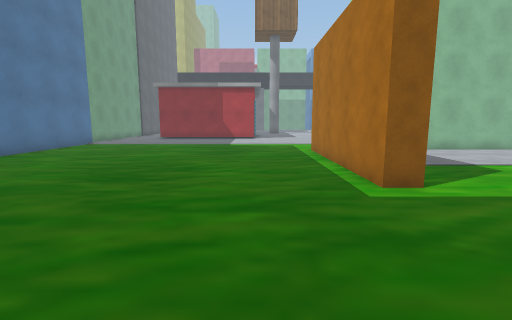
[1] (above)

24 first-person views from a walk through a Unity game level. The camera is 1.4 m above the floor, tilts 8° down and sees 85° across. Doors are open. The floor is counted in squares, 1 m on a side. Each view is taken from the middle of a square. On the plan, view 1 faces up. The plan holds only what a view shows up to about 14 squares ahead; the rest is blank. The place goes on beyond the plan. The player character is not drawn. Some surface patterns are stand-ins.

[2]
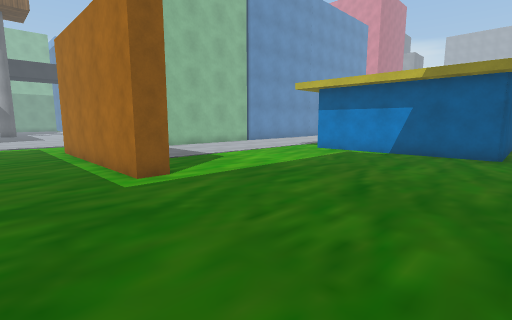

[3]
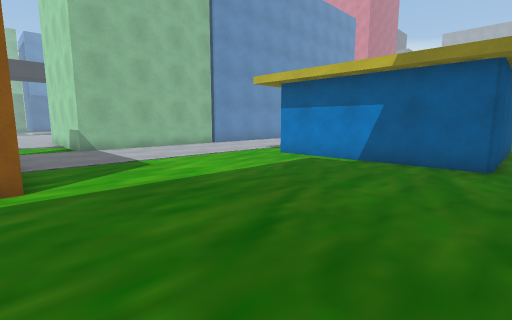

[4]
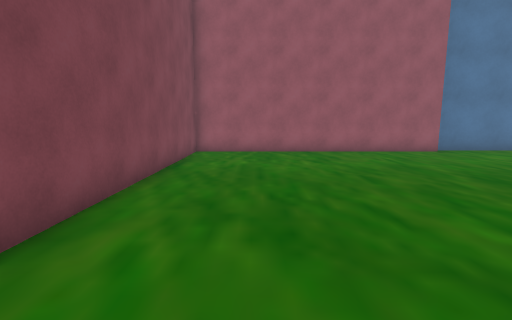

[5]
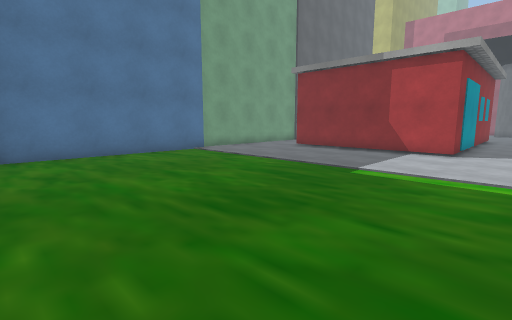

[6]
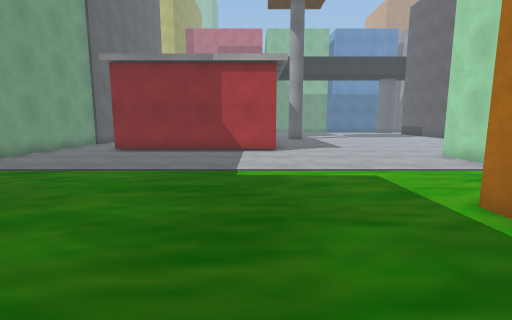

[7]
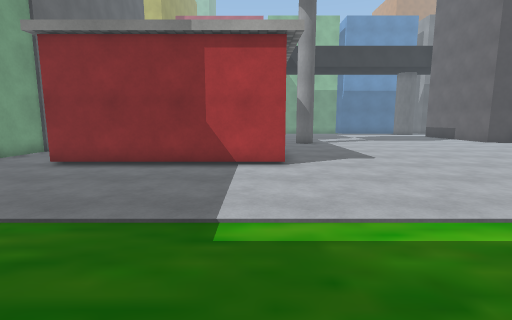

[8]
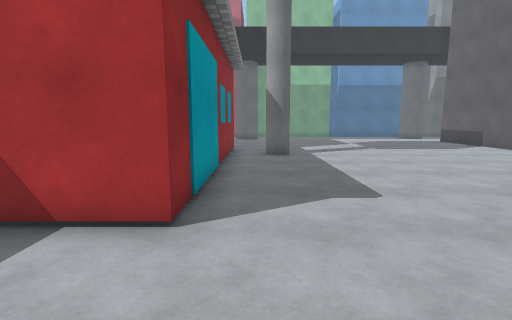

[9]
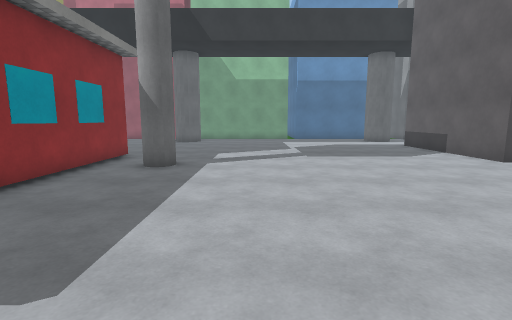

[10]
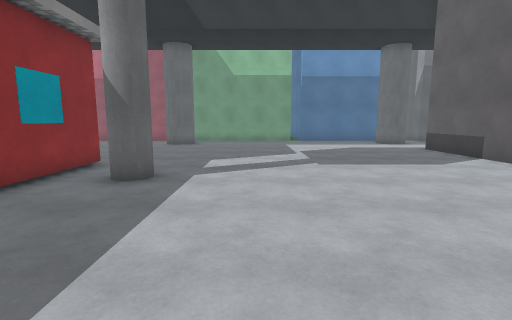

[11]
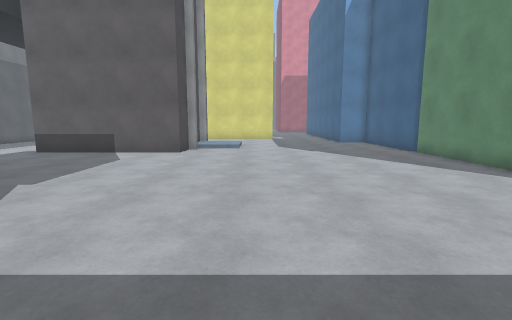

[12]
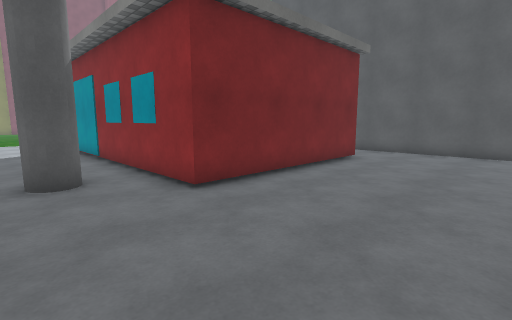

[13]
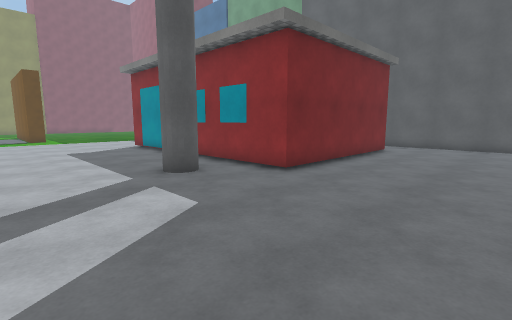

[14]
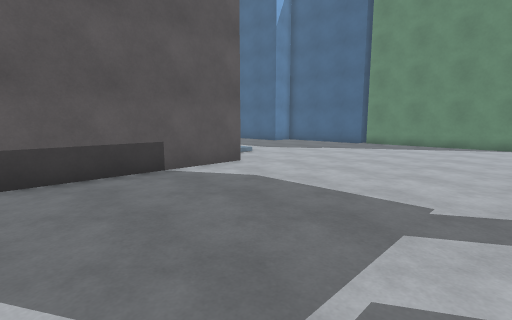

[15]
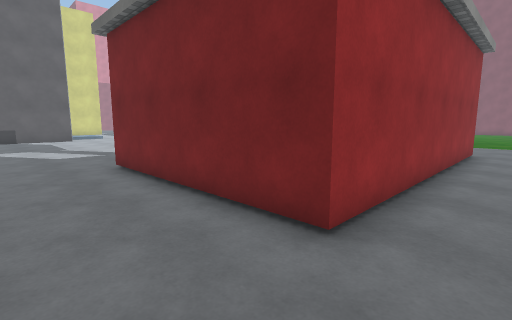

[16]
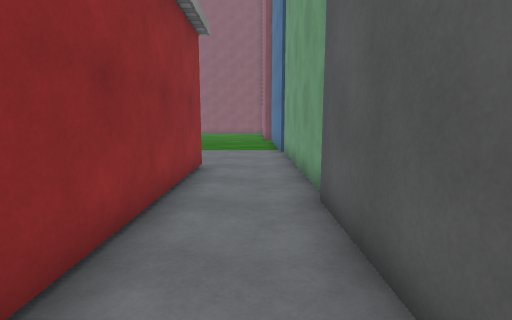

[17]
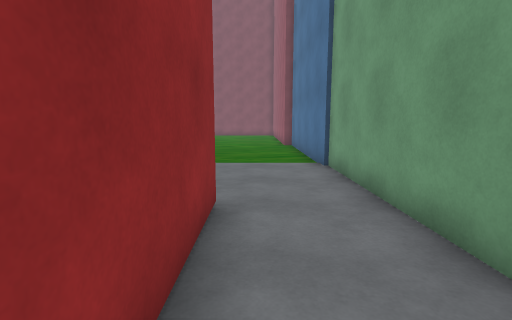

[18]
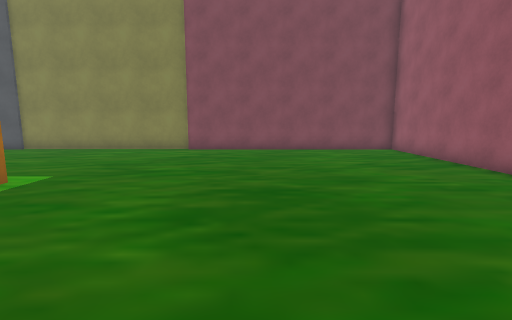

[19]
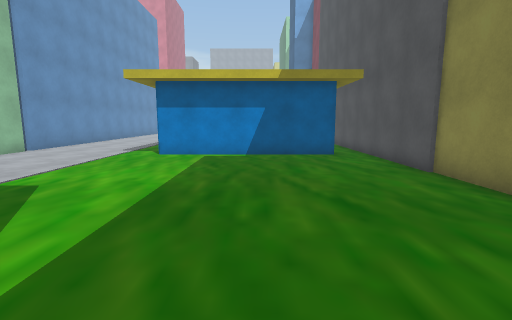

[20]
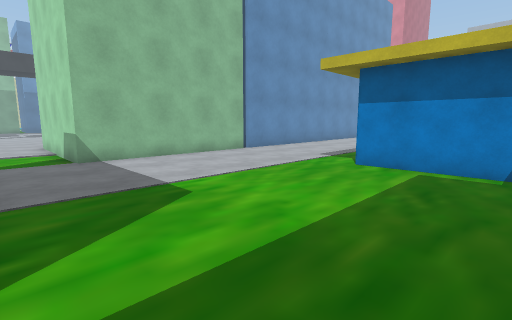

[21]
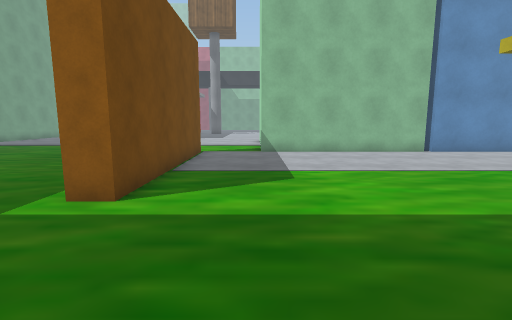

[22]
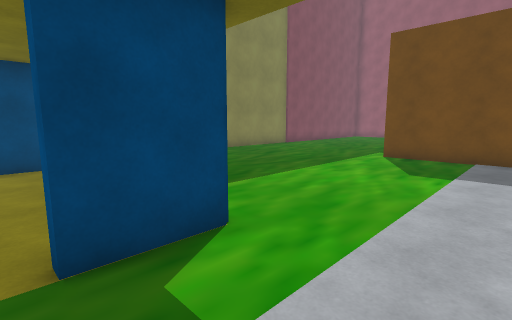

[23]
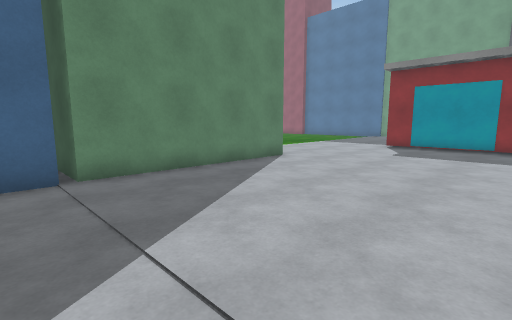

[24]
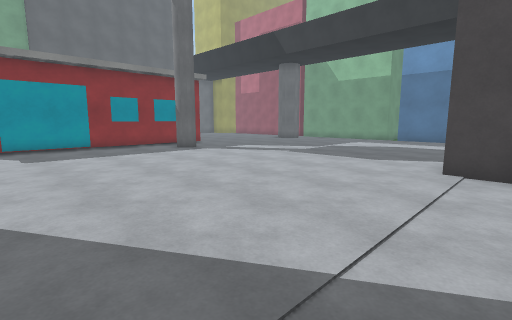

### Floor plan
Points are (right, up) in squares from view 1. A wall is a line through its corners. A room is listed if a view was taken in it or the views show most of it. See-through windows are left out.
Room 1 (views 1, 2, 3, 4, 5, 6, 7, 8, 9, 10, 11, 12, 13, 14, 15, 16, 17, 18, 19, 20, 21, 22, 23, 24)
walls: (3.5, 13.5) (3.5, 5.7) (2.7, 5.7) (2.7, 13.5); (-0.1, 21.5) (-7.3, 21.5) (-7.3, 32.1) (-0.1, 32.1) (-0.1, 21.5); (13.5, 13.4) (6.3, 13.4) (6.3, 19.8) (13.5, 19.8); (13.8, 19.8) (15.2, 19.8); (-9.7, 9.4) (-9.7, -1.7) (15.1, -1.7); (15.5, 13.4) (13.8, 13.4) (13.8, 14); (-10.1, 28.9) (-10.1, 9.4); (15.1, 30.4) (13.4, 30.4) (13.4, 36.9); (15.5, -0.3) (12.6, -0.3) (12.6, 7.1) (14.6, 7.1); (-10.1, 36.5) (-10.1, 30.8)
ways out: opening at (15, 6); open door at (0, 24)

Where each view was taken, in squares from view 1:
view 1: 0 up, 0 right, facing up
view 2: 1 down, 0 right, facing up-right
view 3: 1 down, 3 right, facing up-right
view 4: 1 up, 3 right, facing left
view 5: 9 up, 2 right, facing up-left
view 6: 9 up, 1 left, facing up
view 7: 13 up, 1 left, facing up
view 8: 18 up, 1 right, facing up
view 9: 21 up, 5 right, facing up
view 10: 23 up, 5 right, facing up
view 11: 27 up, 1 right, facing right
view 12: 37 up, 3 right, facing down-left
view 13: 37 up, 6 right, facing down-left
view 14: 37 up, 6 right, facing down-right
view 15: 35 up, 9 left, facing down-right
view 16: 30 up, 9 left, facing down
view 17: 26 up, 8 left, facing down
view 18: 12 up, 3 left, facing down
view 19: 3 up, 1 right, facing right
view 20: 3 up, 4 right, facing up-right
view 21: 1 up, 6 right, facing up
view 22: 10 up, 15 right, facing down-left
view 23: 27 up, 15 right, facing down-left
view 24: 22 up, 15 right, facing up-left
